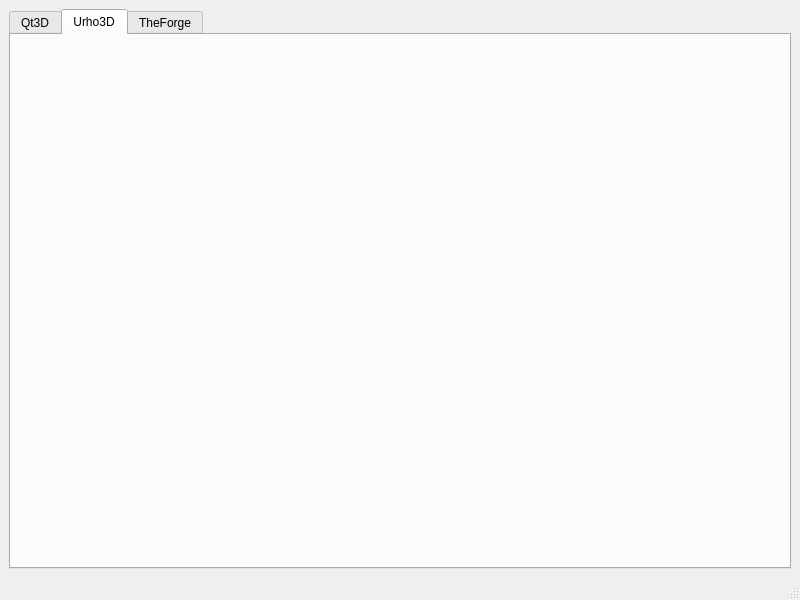
<?xml version="1.0" encoding="UTF-8"?>
<ui version="4.0">
 <class>MainWindow</class>
 <widget class="QMainWindow" name="MainWindow">
  <property name="geometry">
   <rect>
    <x>0</x>
    <y>0</y>
    <width>800</width>
    <height>600</height>
   </rect>
  </property>
  <property name="windowTitle">
   <string>MainWindow</string>
  </property>
  <widget class="QWidget" name="centralwidget">
   <layout class="QGridLayout" name="gridLayout">
    <item row="0" column="0">
     <widget class="QTabWidget" name="tabWidget">
      <property name="currentIndex">
       <number>1</number>
      </property>
      <widget class="QWidget" name="tab_Qt3D">
       <attribute name="title">
        <string>Qt3D</string>
       </attribute>
      </widget>
      <widget class="QWidget" name="tab_Urho3D">
       <attribute name="title">
        <string>Urho3D</string>
       </attribute>
      </widget>
      <widget class="QWidget" name="tab_TheForge">
       <attribute name="title">
        <string>TheForge</string>
       </attribute>
      </widget>
     </widget>
    </item>
   </layout>
  </widget>
  <widget class="QMenuBar" name="menubar">
   <property name="geometry">
    <rect>
     <x>0</x>
     <y>0</y>
     <width>800</width>
     <height>26</height>
    </rect>
   </property>
  </widget>
  <widget class="QStatusBar" name="statusbar"/>
 </widget>
 <resources/>
 <connections/>
</ui>
